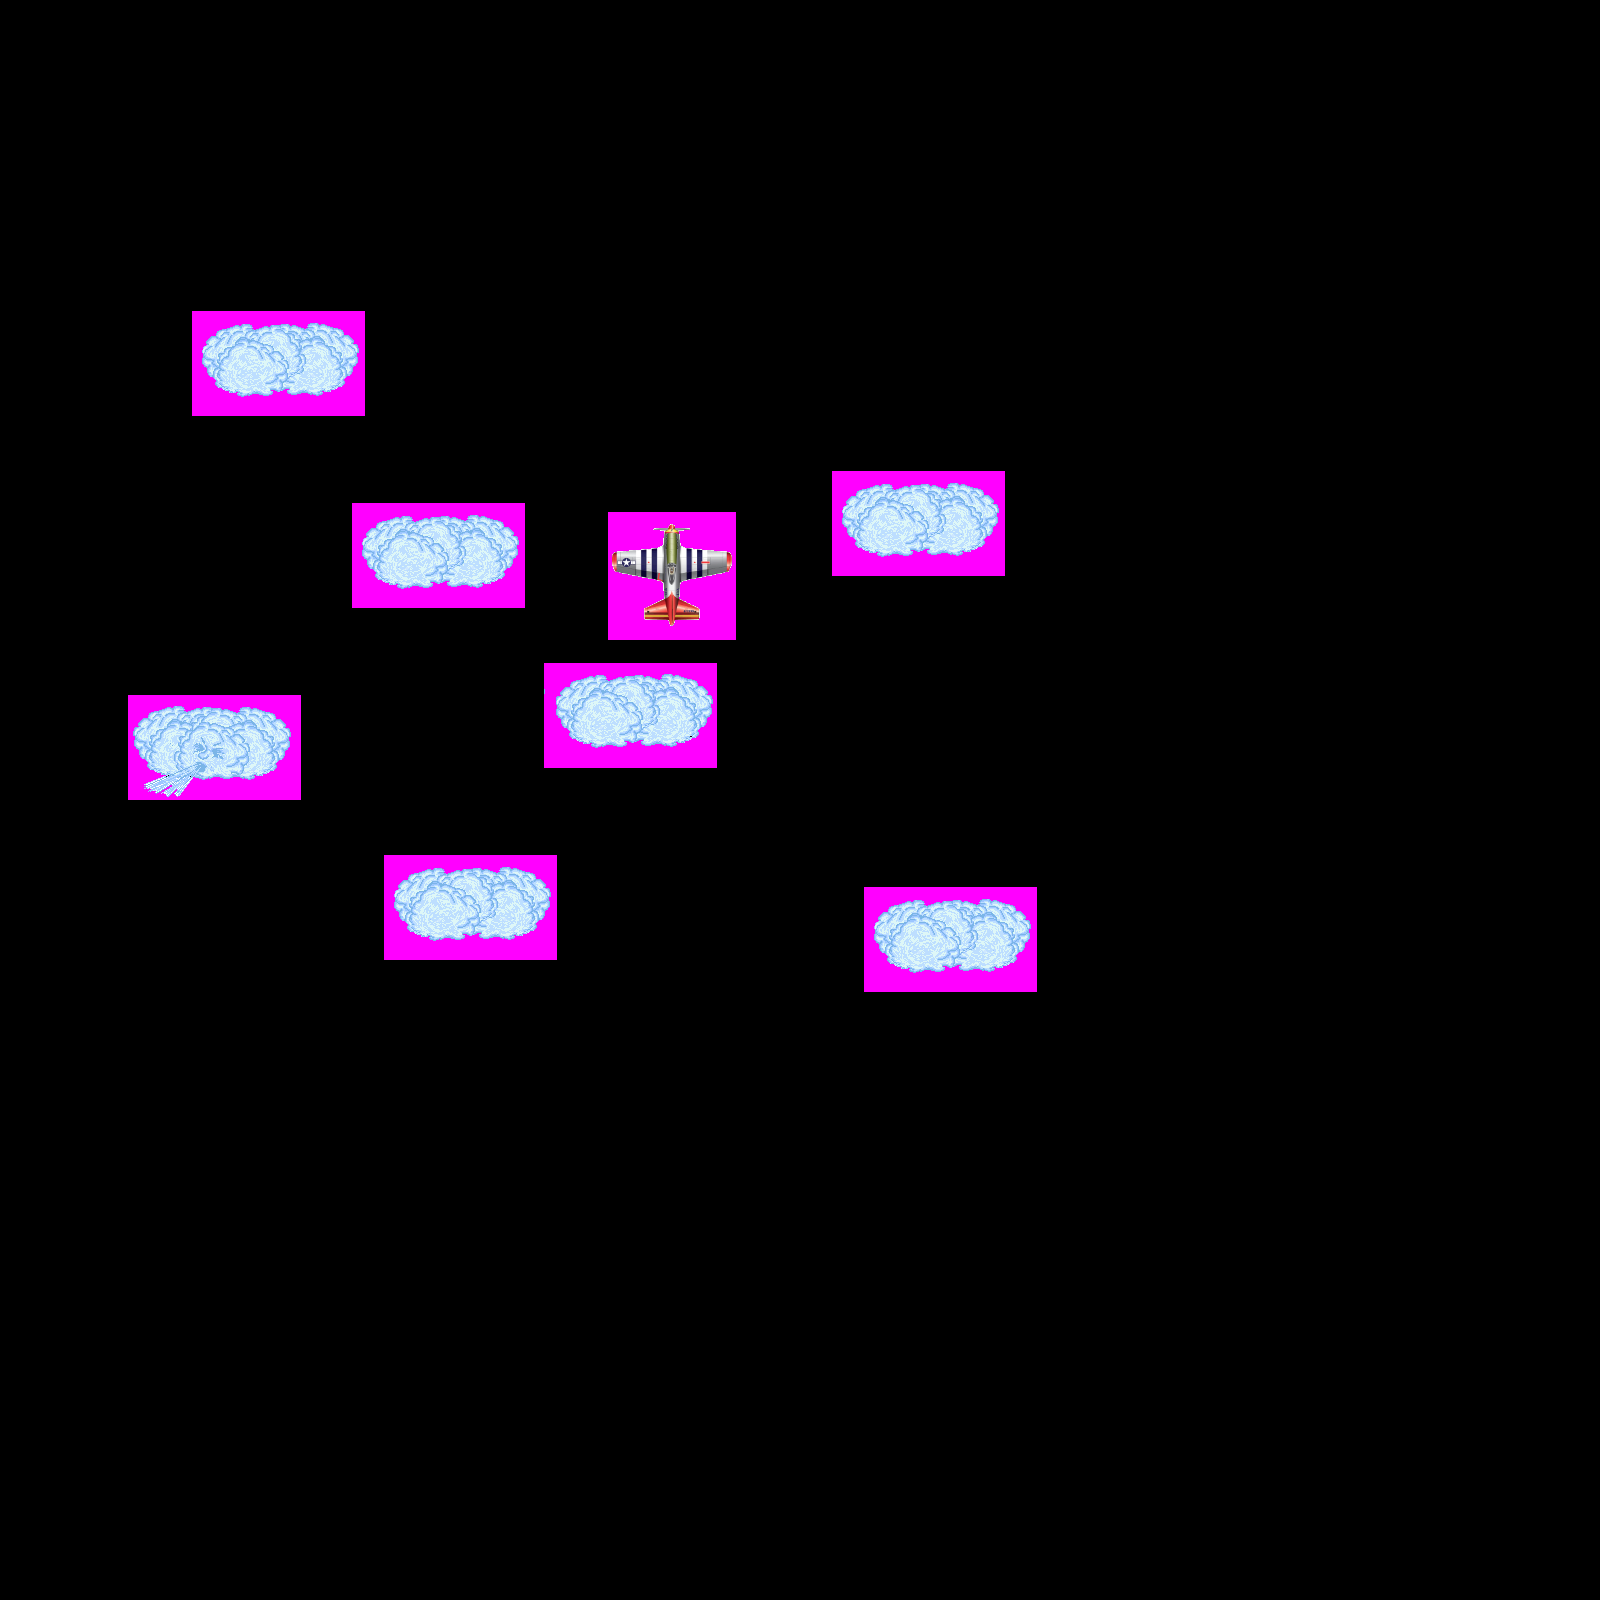

This is a level from a 2D game, rendered from its Tiled map with the project's own tilesets. A one-line summary and the map file follow, with tile-layer data summarised:
An orthogonal 50x50 tile map with 32x32 px tiles, 2 tile layers (Clouds, plane), 2 tilesets and 8 objects.

<map version="1.0" orientation="orthogonal" width="50" height="50" tilewidth="32" tileheight="32">
 <tileset firstgid="1" name="clouds" tilewidth="173" tileheight="105">
  <image source="clouds.png" trans="ff00ff" width="694" height="424" />
 </tileset>
 <tileset firstgid="17" name="aircraft" tilewidth="32" tileheight="32">
  <image source="aircraft.png" trans="ff00ff" width="128" height="128" />
 </tileset>
 <layer name="Clouds" width="50" height="50">
  <data>[2500 cells, 7 non-empty, 3 distinct tile ids]</data>
 </layer>
 <layer name="plane" width="50" height="50">
  <data>[2500 cells, 16 non-empty, 16 distinct tile ids]</data>
 </layer>
 <objectgroup name="plane" width="50" height="50">
  <object x="668" y="528">
   <polygon points="0,0 -16,1 -2,5 -5,18 -10,21 -55,24 -55,46 -6,54 -4,73 -24,80 -23,94 1,93 2,98 5,98 7,93 32,92 31,80 13,72 14,55 61,44 65,37 65,26 60,25 18,21 13,18 12,4 22,1 8,0 4,-4" />
  </object>
 </objectgroup>
 <objectgroup name="clouds" width="50" height="50">
  <object x="572" y="682">
   <polygon points="0,0 24,-8 32,-8 36,-2 68,-7 86,-4 99,-8 130,0 140,16 137,39 123,55 100,63 88,62 74,62 69,60 59,61 56,60 47,65 35,63 23,68 -1,54 -17,30 -15,16" />
  </object>
  <object x="376" y="523">
   <polygon points="0,0 24,-8 32,-8 36,-2 68,-7 86,-4 99,-8 130,0 140,16 137,39 123,55 100,63 88,62 74,62 69,60 59,61 56,60 47,65 35,63 23,68 -1,54 -17,30 -15,16" />
  </object>
  <object x="217" y="331">
   <polygon points="0,0 24,-8 32,-8 36,-2 68,-7 86,-4 99,-8 130,0 140,16 137,39 123,55 100,63 88,62 74,62 69,60 59,61 56,60 47,65 35,63 23,68 -1,54 -17,30 -15,16" />
  </object>
  <object x="149" y="715">
   <polygon points="0,0 24,-8 32,-8 36,-2 68,-7 86,-4 99,-8 130,0 140,16 137,39 123,55 100,63 88,62 74,62 69,60 59,61 56,60 47,65 35,63 23,68 -1,54 -17,30 -15,16" />
  </object>
  <object x="891" y="907">
   <polygon points="0,0 24,-8 32,-8 36,-2 68,-7 86,-4 99,-8 130,0 140,16 137,39 123,55 100,63 88,62 74,62 69,60 59,61 56,60 47,65 35,63 23,68 -1,54 -17,30 -15,16" />
  </object>
  <object x="859" y="492">
   <polygon points="0,0 24,-8 32,-8 36,-2 68,-7 86,-4 99,-8 130,0 140,16 137,39 123,55 100,63 88,62 74,62 69,60 59,61 56,60 47,65 35,63 23,68 -1,54 -17,30 -15,16" />
  </object>
  <object x="407" y="876">
   <polygon points="0,0 24,-8 32,-8 36,-2 68,-7 86,-4 99,-8 130,0 140,16 137,39 123,55 100,63 88,62 74,62 69,60 59,61 56,60 47,65 35,63 23,68 -1,54 -17,30 -15,16" />
  </object>
 </objectgroup>
</map>